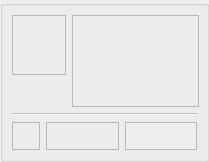
       <widget class="QGroupBox" name="groupBox4" >
        <property name="enabled" >
         <bool>false</bool>
        </property>
        <property name="minimumSize" >
         <size>
          <width>209</width>
          <height>162</height>
         </size>
        </property>
        <property name="maximumSize" >
         <size>
          <width>209</width>
          <height>7777777</height>
         </size>
        </property>
        <property name="autoFillBackground" >
         <bool>true</bool>
        </property>
        <property name="title" >
         <string/>
        </property>
        <layout class="QGridLayout" >
         <property name="margin" >
          <number>9</number>
         </property>
         <property name="spacing" >
          <number>6</number>
         </property>
         <item rowspan="2" row="0" column="1" >
          <widget class="QFrame" name="frame8_2_2_2_7" >
           <property name="minimumSize" >
            <size>
             <width>127</width>
             <height>92</height>
            </size>
           </property>
           <property name="maximumSize" >
            <size>
             <width>127</width>
             <height>92</height>
            </size>
           </property>
           <property name="frameShape" >
            <enum>QFrame::StyledPanel</enum>
           </property>
           <property name="frameShadow" >
            <enum>QFrame::Raised</enum>
           </property>
           <layout class="QGridLayout" >
            <property name="margin" >
             <number>0</number>
            </property>
            <property name="spacing" >
             <number>3</number>
            </property>
            <item row="0" column="0" >
             <widget class="QLabel" name="label_p4a" />
            </item>
            <item row="0" column="1" >
             <widget class="QLabel" name="label_p4b" />
            </item>
           </layout>
          </widget>
         </item>
         <item row="3" column="0" colspan="2" >
          <layout class="QHBoxLayout" >
           <property name="margin" >
            <number>0</number>
           </property>
           <property name="spacing" >
            <number>6</number>
           </property>
           <item>
            <widget class="QFrame" name="frame_16" >
             <property name="minimumSize" >
              <size>
               <width>16</width>
               <height>28</height>
              </size>
             </property>
             <property name="maximumSize" >
              <size>
               <width>28</width>
               <height>16777215</height>
              </size>
             </property>
             <property name="frameShape" >
              <enum>QFrame::StyledPanel</enum>
             </property>
             <property name="frameShadow" >
              <enum>QFrame::Raised</enum>
             </property>
             <layout class="QGridLayout" >
              <property name="margin" >
               <number>2</number>
              </property>
              <property name="spacing" >
               <number>0</number>
              </property>
              <item row="0" column="0" >
               <widget class="QLabel" name="textLabel_Button4" >
                <property name="minimumSize" >
                 <size>
                  <width>0</width>
                  <height>20</height>
                 </size>
                </property>
                <property name="maximumSize" >
                 <size>
                  <width>20</width>
                  <height>16777215</height>
                 </size>
                </property>
                <property name="text" >
                 <string/>
                </property>
               </widget>
              </item>
             </layout>
            </widget>
           </item>
           <item>
            <widget class="QFrame" name="frame_17" >
             <property name="minimumSize" >
              <size>
               <width>16</width>
               <height>28</height>
              </size>
             </property>
             <property name="frameShape" >
              <enum>QFrame::StyledPanel</enum>
             </property>
             <property name="frameShadow" >
              <enum>QFrame::Raised</enum>
             </property>
             <layout class="QGridLayout" >
              <property name="margin" >
               <number>2</number>
              </property>
              <property name="spacing" >
               <number>0</number>
              </property>
              <item row="0" column="0" >
               <widget class="QLabel" name="textLabel_Status4" >
                <property name="minimumSize" >
                 <size>
                  <width>0</width>
                  <height>20</height>
                 </size>
                </property>
                <property name="text" >
                 <string/>
                </property>
                <property name="alignment" >
                 <set>Qt::AlignCenter</set>
                </property>
               </widget>
              </item>
             </layout>
            </widget>
           </item>
           <item>
            <widget class="QFrame" name="frame_Set4" >
             <property name="minimumSize" >
              <size>
               <width>16</width>
               <height>28</height>
              </size>
             </property>
             <property name="autoFillBackground" >
              <bool>true</bool>
             </property>
             <property name="frameShape" >
              <enum>QFrame::StyledPanel</enum>
             </property>
             <property name="frameShadow" >
              <enum>QFrame::Raised</enum>
             </property>
             <layout class="QGridLayout" >
              <property name="margin" >
               <number>2</number>
              </property>
              <property name="spacing" >
               <number>0</number>
              </property>
              <item row="0" column="0" >
               <widget class="QLabel" name="textLabel_Set4" >
                <property name="minimumSize" >
                 <size>
                  <width>0</width>
                  <height>20</height>
                 </size>
                </property>
                <property name="text" >
                 <string/>
                </property>
                <property name="alignment" >
                 <set>Qt::AlignCenter</set>
                </property>
               </widget>
              </item>
             </layout>
            </widget>
           </item>
          </layout>
         </item>
         <item row="2" column="0" colspan="2" >
          <widget class="Line" name="line2_2_7" >
           <property name="frameShape" >
            <enum>QFrame::HLine</enum>
           </property>
           <property name="frameShadow" >
            <enum>QFrame::Sunken</enum>
           </property>
           <property name="orientation" >
            <enum>Qt::Horizontal</enum>
           </property>
          </widget>
         </item>
         <item row="1" column="0" >
          <spacer>
           <property name="orientation" >
            <enum>Qt::Vertical</enum>
           </property>
           <property name="sizeType" >
            <enum>QSizePolicy::Expanding</enum>
           </property>
           <property name="sizeHint" >
            <size>
             <width>46</width>
             <height>28</height>
            </size>
           </property>
          </spacer>
         </item>
         <item row="0" column="0" >
          <widget class="QFrame" name="frame_15" >
           <property name="minimumSize" >
            <size>
             <width>54</width>
             <height>60</height>
            </size>
           </property>
           <property name="maximumSize" >
            <size>
             <width>16777215</width>
             <height>60</height>
            </size>
           </property>
           <property name="frameShape" >
            <enum>QFrame::StyledPanel</enum>
           </property>
           <property name="frameShadow" >
            <enum>QFrame::Raised</enum>
           </property>
           <layout class="QGridLayout" >
            <property name="margin" >
             <number>3</number>
            </property>
            <property name="spacing" >
             <number>0</number>
            </property>
            <item row="0" column="0" >
             <widget class="QLabel" name="textLabel_TopCash4" >
              <property name="minimumSize" >
               <size>
                <width>35</width>
                <height>0</height>
               </size>
              </property>
             </widget>
            </item>
            <item row="1" column="0" >
             <widget class="QLabel" name="textLabel_Cash4" >
              <property name="minimumSize" >
               <size>
                <width>35</width>
                <height>0</height>
               </size>
              </property>
              <property name="alignment" >
               <set>Qt::AlignCenter</set>
              </property>
             </widget>
            </item>
           </layout>
          </widget>
         </item>
        </layout>
       </widget>
